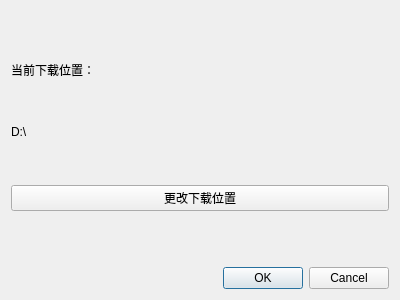
<?xml version="1.0" encoding="UTF-8"?>
<ui version="4.0">
 <class>Dialog</class>
 <widget class="QDialog" name="Dialog">
  <property name="geometry">
   <rect>
    <x>0</x>
    <y>0</y>
    <width>400</width>
    <height>300</height>
   </rect>
  </property>
  <property name="windowTitle">
   <string>Dialog</string>
  </property>
  <layout class="QVBoxLayout" name="verticalLayout_2">
   <item>
    <spacer name="verticalSpacer">
     <property name="orientation">
      <enum>Qt::Vertical</enum>
     </property>
     <property name="sizeHint" stdset="0">
      <size>
       <width>20</width>
       <height>40</height>
      </size>
     </property>
    </spacer>
   </item>
   <item>
    <layout class="QVBoxLayout" name="verticalLayout">
     <item>
      <widget class="QLabel" name="label">
       <property name="text">
        <string>当前下载位置：</string>
       </property>
      </widget>
     </item>
     <item>
      <spacer name="verticalSpacer_4">
       <property name="orientation">
        <enum>Qt::Vertical</enum>
       </property>
       <property name="sizeHint" stdset="0">
        <size>
         <width>20</width>
         <height>40</height>
        </size>
       </property>
      </spacer>
     </item>
     <item>
      <widget class="QLabel" name="label_2">
       <property name="text">
        <string>D:\</string>
       </property>
      </widget>
     </item>
     <item>
      <spacer name="verticalSpacer_3">
       <property name="orientation">
        <enum>Qt::Vertical</enum>
       </property>
       <property name="sizeHint" stdset="0">
        <size>
         <width>20</width>
         <height>40</height>
        </size>
       </property>
      </spacer>
     </item>
     <item>
      <widget class="QPushButton" name="pushButton">
       <property name="text">
        <string>更改下载位置</string>
       </property>
      </widget>
     </item>
    </layout>
   </item>
   <item>
    <spacer name="verticalSpacer_2">
     <property name="orientation">
      <enum>Qt::Vertical</enum>
     </property>
     <property name="sizeHint" stdset="0">
      <size>
       <width>20</width>
       <height>40</height>
      </size>
     </property>
    </spacer>
   </item>
   <item>
    <widget class="QDialogButtonBox" name="buttonBox">
     <property name="orientation">
      <enum>Qt::Horizontal</enum>
     </property>
     <property name="standardButtons">
      <set>QDialogButtonBox::Cancel|QDialogButtonBox::Ok</set>
     </property>
    </widget>
   </item>
  </layout>
 </widget>
 <resources>
  <include location="../../resource.qrc"/>
 </resources>
 <connections>
  <connection>
   <sender>buttonBox</sender>
   <signal>accepted()</signal>
   <receiver>Dialog</receiver>
   <slot>accept()</slot>
   <hints>
    <hint type="sourcelabel">
     <x>248</x>
     <y>254</y>
    </hint>
    <hint type="destinationlabel">
     <x>157</x>
     <y>274</y>
    </hint>
   </hints>
  </connection>
  <connection>
   <sender>buttonBox</sender>
   <signal>rejected()</signal>
   <receiver>Dialog</receiver>
   <slot>reject()</slot>
   <hints>
    <hint type="sourcelabel">
     <x>316</x>
     <y>260</y>
    </hint>
    <hint type="destinationlabel">
     <x>286</x>
     <y>274</y>
    </hint>
   </hints>
  </connection>
 </connections>
</ui>
